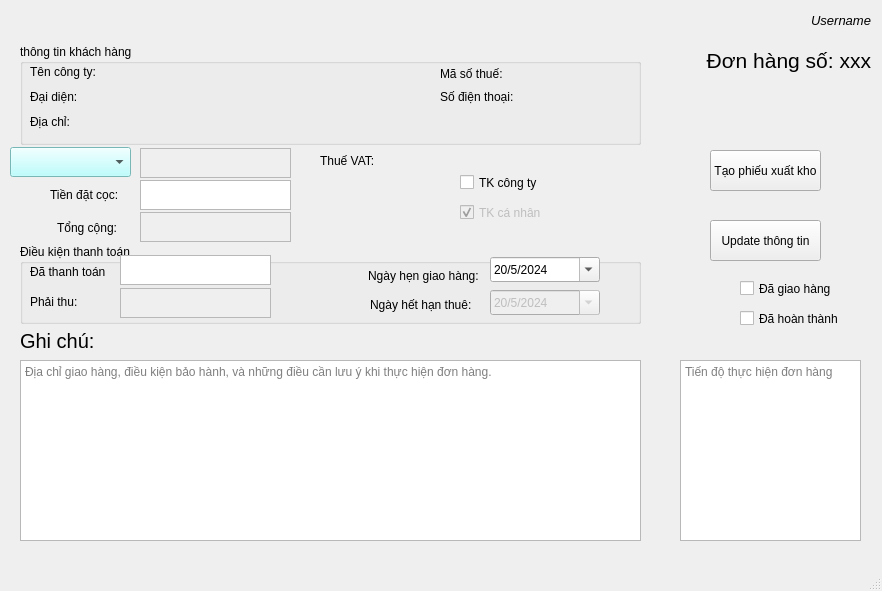
<?xml version="1.0" encoding="UTF-8"?>
<ui version="4.0">
 <class>Don_hang_cho_thue</class>
 <widget class="QMainWindow" name="Don_hang_cho_thue">
  <property name="geometry">
   <rect>
    <x>0</x>
    <y>0</y>
    <width>882</width>
    <height>591</height>
   </rect>
  </property>
  <property name="windowTitle">
   <string>MainWindow</string>
  </property>
  <widget class="QWidget" name="centralwidget">
   <widget class="QLabel" name="label_so_donhang">
    <property name="geometry">
     <rect>
      <x>660</x>
      <y>40</y>
      <width>211</width>
      <height>41</height>
     </rect>
    </property>
    <property name="font">
     <font>
      <pointsize>16</pointsize>
     </font>
    </property>
    <property name="layoutDirection">
     <enum>Qt::RightToLeft</enum>
    </property>
    <property name="text">
     <string>Đơn hàng số: xxx</string>
    </property>
    <property name="alignment">
     <set>Qt::AlignRight|Qt::AlignTrailing|Qt::AlignVCenter</set>
    </property>
   </widget>
   <widget class="QLabel" name="label_9">
    <property name="geometry">
     <rect>
      <x>20</x>
      <y>320</y>
      <width>271</width>
      <height>41</height>
     </rect>
    </property>
    <property name="font">
     <font>
      <pointsize>15</pointsize>
     </font>
    </property>
    <property name="layoutDirection">
     <enum>Qt::RightToLeft</enum>
    </property>
    <property name="text">
     <string>Ghi chú:</string>
    </property>
    <property name="alignment">
     <set>Qt::AlignLeading|Qt::AlignLeft|Qt::AlignVCenter</set>
    </property>
   </widget>
   <widget class="QGroupBox" name="groupBox">
    <property name="geometry">
     <rect>
      <x>20</x>
      <y>244</y>
      <width>621</width>
      <height>80</height>
     </rect>
    </property>
    <property name="title">
     <string>Điều kiện thanh toán</string>
    </property>
    <widget class="QLabel" name="label_10">
     <property name="geometry">
      <rect>
       <x>10</x>
       <y>20</y>
       <width>91</width>
       <height>16</height>
      </rect>
     </property>
     <property name="font">
      <font>
       <pointsize>9</pointsize>
      </font>
     </property>
     <property name="text">
      <string>Đã thanh toán</string>
     </property>
    </widget>
    <widget class="QLabel" name="label_11">
     <property name="geometry">
      <rect>
       <x>10</x>
       <y>50</y>
       <width>71</width>
       <height>16</height>
      </rect>
     </property>
     <property name="font">
      <font>
       <pointsize>9</pointsize>
      </font>
     </property>
     <property name="text">
      <string>Phải thu:</string>
     </property>
    </widget>
    <widget class="QTextEdit" name="text_da_thanhtoan">
     <property name="geometry">
      <rect>
       <x>100</x>
       <y>11</y>
       <width>151</width>
       <height>30</height>
      </rect>
     </property>
     <property name="inputMethodHints">
      <set>Qt::ImhDigitsOnly</set>
     </property>
    </widget>
    <widget class="QTextEdit" name="text_phaithu">
     <property name="enabled">
      <bool>false</bool>
     </property>
     <property name="geometry">
      <rect>
       <x>100</x>
       <y>44</y>
       <width>151</width>
       <height>30</height>
      </rect>
     </property>
     <property name="inputMethodHints">
      <set>Qt::ImhNone</set>
     </property>
    </widget>
    <widget class="QLabel" name="label_12">
     <property name="geometry">
      <rect>
       <x>350</x>
       <y>53</y>
       <width>131</width>
       <height>16</height>
      </rect>
     </property>
     <property name="font">
      <font>
       <pointsize>9</pointsize>
      </font>
     </property>
     <property name="text">
      <string>Ngày hết hạn thuê:</string>
     </property>
    </widget>
    <widget class="QLabel" name="label_7">
     <property name="geometry">
      <rect>
       <x>348</x>
       <y>24</y>
       <width>121</width>
       <height>16</height>
      </rect>
     </property>
     <property name="font">
      <font>
       <pointsize>9</pointsize>
      </font>
     </property>
     <property name="text">
      <string>Ngày hẹn giao hàng:</string>
     </property>
    </widget>
    <widget class="QDateEdit" name="date_giaohang">
     <property name="geometry">
      <rect>
       <x>470</x>
       <y>13</y>
       <width>110</width>
       <height>25</height>
      </rect>
     </property>
     <property name="dateTime">
      <datetime>
       <hour>0</hour>
       <minute>0</minute>
       <second>0</second>
       <year>2024</year>
       <month>5</month>
       <day>20</day>
      </datetime>
     </property>
     <property name="maximumDateTime">
      <datetime>
       <hour>23</hour>
       <minute>59</minute>
       <second>59</second>
       <year>2026</year>
       <month>12</month>
       <day>31</day>
      </datetime>
     </property>
     <property name="minimumDateTime">
      <datetime>
       <hour>0</hour>
       <minute>0</minute>
       <second>0</second>
       <year>2024</year>
       <month>5</month>
       <day>17</day>
      </datetime>
     </property>
     <property name="displayFormat">
      <string>d/M/yyyy</string>
     </property>
     <property name="calendarPopup">
      <bool>true</bool>
     </property>
     <property name="date">
      <date>
       <year>2024</year>
       <month>5</month>
       <day>20</day>
      </date>
     </property>
    </widget>
    <widget class="QDateEdit" name="date_thanhtoan">
     <property name="enabled">
      <bool>false</bool>
     </property>
     <property name="geometry">
      <rect>
       <x>470</x>
       <y>46</y>
       <width>110</width>
       <height>25</height>
      </rect>
     </property>
     <property name="dateTime">
      <datetime>
       <hour>0</hour>
       <minute>0</minute>
       <second>0</second>
       <year>2024</year>
       <month>5</month>
       <day>20</day>
      </datetime>
     </property>
     <property name="maximumDate">
      <date>
       <year>2026</year>
       <month>12</month>
       <day>31</day>
      </date>
     </property>
     <property name="minimumDate">
      <date>
       <year>2024</year>
       <month>2</month>
       <day>5</day>
      </date>
     </property>
     <property name="displayFormat">
      <string>d/M/yyyy</string>
     </property>
     <property name="calendarPopup">
      <bool>true</bool>
     </property>
     <property name="date">
      <date>
       <year>2024</year>
       <month>5</month>
       <day>20</day>
      </date>
     </property>
    </widget>
   </widget>
   <widget class="QLabel" name="label_username">
    <property name="geometry">
     <rect>
      <x>700</x>
      <y>10</y>
      <width>171</width>
      <height>20</height>
     </rect>
    </property>
    <property name="font">
     <font>
      <pointsize>10</pointsize>
      <italic>true</italic>
     </font>
    </property>
    <property name="text">
     <string>Username</string>
    </property>
    <property name="alignment">
     <set>Qt::AlignRight|Qt::AlignTrailing|Qt::AlignVCenter</set>
    </property>
   </widget>
   <widget class="QTextEdit" name="text_ghichu">
    <property name="geometry">
     <rect>
      <x>20</x>
      <y>360</y>
      <width>621</width>
      <height>181</height>
     </rect>
    </property>
    <property name="html">
     <string>&lt;!DOCTYPE HTML PUBLIC &quot;-//W3C//DTD HTML 4.0//EN&quot; &quot;http://www.w3.org/TR/REC-html40/strict.dtd&quot;&gt;
&lt;html&gt;&lt;head&gt;&lt;meta name=&quot;qrichtext&quot; content=&quot;1&quot; /&gt;&lt;meta charset=&quot;utf-8&quot; /&gt;&lt;style type=&quot;text/css&quot;&gt;
p, li { white-space: pre-wrap; }
hr { height: 1px; border-width: 0; }
li.unchecked::marker { content: &quot;\2610&quot;; }
li.checked::marker { content: &quot;\2612&quot;; }
&lt;/style&gt;&lt;/head&gt;&lt;body style=&quot; font-family:'Segoe UI'; font-size:9pt; font-weight:400; font-style:normal;&quot;&gt;
&lt;p style=&quot;-qt-paragraph-type:empty; margin-top:0px; margin-bottom:0px; margin-left:0px; margin-right:0px; -qt-block-indent:0; text-indent:0px; font-family:'MS Shell Dlg 2'; font-size:8.25pt;&quot;&gt;&lt;br /&gt;&lt;/p&gt;&lt;/body&gt;&lt;/html&gt;</string>
    </property>
    <property name="placeholderText">
     <string>Địa chỉ giao hàng, điều kiện bảo hành, và những điều cần lưu ý khi thực hiện đơn hàng.  </string>
    </property>
   </widget>
   <widget class="QLabel" name="label_VAT">
    <property name="geometry">
     <rect>
      <x>320</x>
      <y>153</y>
      <width>71</width>
      <height>16</height>
     </rect>
    </property>
    <property name="font">
     <font>
      <pointsize>9</pointsize>
     </font>
    </property>
    <property name="text">
     <string>Thuế VAT:</string>
    </property>
   </widget>
   <widget class="QLabel" name="label_tongcong">
    <property name="geometry">
     <rect>
      <x>57</x>
      <y>220</y>
      <width>71</width>
      <height>16</height>
     </rect>
    </property>
    <property name="font">
     <font>
      <pointsize>9</pointsize>
     </font>
    </property>
    <property name="text">
     <string>Tổng cộng:</string>
    </property>
   </widget>
   <widget class="QCheckBox" name="check_congty">
    <property name="geometry">
     <rect>
      <x>460</x>
      <y>174</y>
      <width>81</width>
      <height>17</height>
     </rect>
    </property>
    <property name="text">
     <string>TK công ty</string>
    </property>
   </widget>
   <widget class="QCheckBox" name="check_canhan">
    <property name="enabled">
     <bool>false</bool>
    </property>
    <property name="geometry">
     <rect>
      <x>460</x>
      <y>204</y>
      <width>81</width>
      <height>17</height>
     </rect>
    </property>
    <property name="text">
     <string>TK cá nhân</string>
    </property>
    <property name="checked">
     <bool>true</bool>
    </property>
   </widget>
   <widget class="QPushButton" name="but_save_data">
    <property name="geometry">
     <rect>
      <x>710</x>
      <y>220</y>
      <width>111</width>
      <height>41</height>
     </rect>
    </property>
    <property name="text">
     <string>Update thông tin</string>
    </property>
   </widget>
   <widget class="QGroupBox" name="groupBox_2">
    <property name="geometry">
     <rect>
      <x>20</x>
      <y>44</y>
      <width>621</width>
      <height>101</height>
     </rect>
    </property>
    <property name="title">
     <string>thông tin khách hàng</string>
    </property>
    <widget class="QLabel" name="label_mst">
     <property name="geometry">
      <rect>
       <x>420</x>
       <y>20</y>
       <width>191</width>
       <height>20</height>
      </rect>
     </property>
     <property name="font">
      <font>
       <pointsize>9</pointsize>
      </font>
     </property>
     <property name="text">
      <string>Mã số thuế:</string>
     </property>
    </widget>
    <widget class="QLabel" name="label_tencongty">
     <property name="geometry">
      <rect>
       <x>10</x>
       <y>20</y>
       <width>401</width>
       <height>16</height>
      </rect>
     </property>
     <property name="font">
      <font>
       <pointsize>9</pointsize>
      </font>
     </property>
     <property name="text">
      <string>Tên công ty:</string>
     </property>
    </widget>
    <widget class="QLabel" name="label_nguoidaidien">
     <property name="geometry">
      <rect>
       <x>10</x>
       <y>45</y>
       <width>321</width>
       <height>16</height>
      </rect>
     </property>
     <property name="font">
      <font>
       <pointsize>9</pointsize>
      </font>
     </property>
     <property name="text">
      <string>Đại diện:</string>
     </property>
    </widget>
    <widget class="QLabel" name="label_sdt">
     <property name="geometry">
      <rect>
       <x>420</x>
       <y>43</y>
       <width>211</width>
       <height>20</height>
      </rect>
     </property>
     <property name="font">
      <font>
       <pointsize>9</pointsize>
      </font>
     </property>
     <property name="text">
      <string>Số điện thoại:</string>
     </property>
    </widget>
    <widget class="QLabel" name="label_diachi">
     <property name="geometry">
      <rect>
       <x>10</x>
       <y>70</y>
       <width>601</width>
       <height>16</height>
      </rect>
     </property>
     <property name="font">
      <font>
       <pointsize>9</pointsize>
      </font>
     </property>
     <property name="text">
      <string>Địa chỉ:</string>
     </property>
    </widget>
   </widget>
   <widget class="QLabel" name="label_total1">
    <property name="geometry">
     <rect>
      <x>109</x>
      <y>205</y>
      <width>151</width>
      <height>16</height>
     </rect>
    </property>
    <property name="font">
     <font>
      <pointsize>11</pointsize>
     </font>
    </property>
    <property name="text">
     <string/>
    </property>
   </widget>
   <widget class="QLabel" name="label_VAT1">
    <property name="geometry">
     <rect>
      <x>399</x>
      <y>153</y>
      <width>121</width>
      <height>16</height>
     </rect>
    </property>
    <property name="font">
     <font>
      <pointsize>11</pointsize>
     </font>
    </property>
    <property name="text">
     <string/>
    </property>
   </widget>
   <widget class="QTextEdit" name="text_status">
    <property name="geometry">
     <rect>
      <x>680</x>
      <y>360</y>
      <width>181</width>
      <height>181</height>
     </rect>
    </property>
    <property name="placeholderText">
     <string>Tiến độ thực hiện đơn hàng</string>
    </property>
   </widget>
   <widget class="QCheckBox" name="check_giaohang">
    <property name="geometry">
     <rect>
      <x>740</x>
      <y>280</y>
      <width>111</width>
      <height>17</height>
     </rect>
    </property>
    <property name="text">
     <string>Đã giao hàng</string>
    </property>
   </widget>
   <widget class="QCheckBox" name="check_hoanthanh">
    <property name="geometry">
     <rect>
      <x>740</x>
      <y>310</y>
      <width>111</width>
      <height>17</height>
     </rect>
    </property>
    <property name="text">
     <string>Đã hoàn thành</string>
    </property>
   </widget>
   <widget class="QPushButton" name="but_xuatkho">
    <property name="geometry">
     <rect>
      <x>710</x>
      <y>150</y>
      <width>111</width>
      <height>41</height>
     </rect>
    </property>
    <property name="text">
     <string>Tạo phiếu xuất kho</string>
    </property>
   </widget>
   <widget class="QLabel" name="label_noti">
    <property name="geometry">
     <rect>
      <x>30</x>
      <y>14</y>
      <width>611</width>
      <height>16</height>
     </rect>
    </property>
    <property name="font">
     <font>
      <pointsize>11</pointsize>
     </font>
    </property>
    <property name="text">
     <string/>
    </property>
   </widget>
   <widget class="QLabel" name="label_tienhang_2">
    <property name="geometry">
     <rect>
      <x>50</x>
      <y>187</y>
      <width>81</width>
      <height>16</height>
     </rect>
    </property>
    <property name="font">
     <font>
      <pointsize>9</pointsize>
     </font>
    </property>
    <property name="text">
     <string>Tiền đặt cọc:</string>
    </property>
   </widget>
   <widget class="QComboBox" name="combo_ky_tt">
    <property name="geometry">
     <rect>
      <x>10</x>
      <y>147</y>
      <width>121</width>
      <height>30</height>
     </rect>
    </property>
    <property name="styleSheet">
     <string notr="true">background-color: rgb(170, 255, 255);</string>
    </property>
   </widget>
   <widget class="QTextEdit" name="text_tien_datcoc">
    <property name="geometry">
     <rect>
      <x>140</x>
      <y>180</y>
      <width>151</width>
      <height>30</height>
     </rect>
    </property>
    <property name="inputMethodHints">
     <set>Qt::ImhDigitsOnly</set>
    </property>
   </widget>
   <widget class="QTextEdit" name="text_tongcong">
    <property name="enabled">
     <bool>false</bool>
    </property>
    <property name="geometry">
     <rect>
      <x>140</x>
      <y>212</y>
      <width>151</width>
      <height>30</height>
     </rect>
    </property>
    <property name="inputMethodHints">
     <set>Qt::ImhDigitsOnly</set>
    </property>
   </widget>
   <widget class="QTextEdit" name="text_tienhang">
    <property name="enabled">
     <bool>false</bool>
    </property>
    <property name="geometry">
     <rect>
      <x>140</x>
      <y>148</y>
      <width>151</width>
      <height>30</height>
     </rect>
    </property>
    <property name="inputMethodHints">
     <set>Qt::ImhDigitsOnly</set>
    </property>
   </widget>
  </widget>
  <widget class="QMenuBar" name="menubar">
   <property name="geometry">
    <rect>
     <x>0</x>
     <y>0</y>
     <width>882</width>
     <height>22</height>
    </rect>
   </property>
  </widget>
  <widget class="QStatusBar" name="statusbar"/>
 </widget>
 <resources/>
 <connections/>
</ui>
